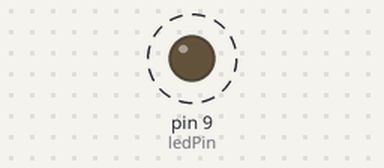
The sketch below on a simulated Arduino Uno, built with avr-gcc and run on an emulated ATmega328P. Shown: output pins drawn as LEDs (lit = HIGH). Dashed ring = blinking.

Above: at 0.6 s.
Timing chart, 0 to 5.9 s (numbered marks = the images above):
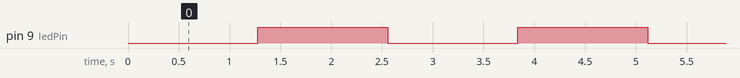

Measured:
- by itself, pin 9 (ledPin): alternates HIGH for 1.3 s and LOW for 1.3 s

The sketch:

boschTestBench.ino
```cpp
/**
 * @file pwm_timer_interrupt.ino
 * @brief Generate PWM using Timer1 with Selectable Frequencies on Arduino
 *
 * This program generates a PWM (Pulse Width Modulation) signal
 * using Timer1 interrupts on an Arduino. The user can select
 * from predefined frequencies for the PWM signal.
 *
 * @author Ahmed Abdelghany
 * @date 1/2/2024
 */

#include <avr/io.h>
#include <avr/interrupt.h>

const int ledPin = 9; ///< PWM output pin, typically connected to an LED.

/**
 * Predefined frequencies for the PWM signal.
 * FREQUENCY should be set to one of these values.
 */
#define FREQ_1KHZ 1999  ///< 1kHz frequency (Timer1 compare match value).
#define FREQ_2KHZ 999   ///< 2kHz frequency (Timer1 compare match value).
#define FREQ_5KHZ 399   ///< 5kHz frequency (Timer1 compare match value).
#define FREQ_0_5HZ 19999  ///< 0.5Hz frequency (2-second interval) (Timer1 compare match value).

#define FREQUENCY FREQ_0_5HZ  ///< Set the desired frequency here.

/**
 * @brief Initialize Timer1 in CTC (Clear Timer on Compare Match) mode.
 *
 * This function sets up Timer1, configuring the compare match register (OCR1A)
 * based on the selected frequency. It also enables timer interrupts
 * to trigger on compare match.
 */
void setup() {
  pinMode(ledPin, OUTPUT);

  noInterrupts(); // Disable interrupts while configuring Timer1.

  // Clear Timer1 Control Registers (TCCR1A and TCCR1B).
  TCCR1A = 0;
  TCCR1B = 0;

  // Set compare match register value and prescaler based on the predefined frequency.
  #if FREQUENCY == FREQ_1KHZ
    OCR1A = FREQ_1KHZ;
    TCCR1B |= (1 << CS12); // Prescaler 256 for 1 ms resolution.
  #elif FREQUENCY == FREQ_2KHZ
    OCR1A = FREQ_2KHZ;
    TCCR1B |= (1 << CS12); // Prescaler 256 for 0.5 ms resolution.
  #elif FREQUENCY == FREQ_5KHZ
    OCR1A = FREQ_5KHZ;
    TCCR1B |= (1 << CS12); // Prescaler 256 for 0.2 ms resolution.
  #elif FREQUENCY == FREQ_0_5HZ
    OCR1A = FREQ_0_5HZ;
    TCCR1B |= (1 << CS12) | (1 << CS10); // Prescaler 1024 for 2-second resolution.
  #else
    #error "Frequency not defined"
  #endif

  TCCR1B |= (1 << WGM12); // Configure for CTC mode.
  TIMSK1 |= (1 << OCIE1A); // Enable Timer1 compare match interrupt.

  interrupts(); // Enable global interrupts.
}

/**
 * @brief Interrupt Service Routine for Timer1 Compare Match.
 *
 * This ISR toggles the state of the LED pin on each Timer1 compare match,
 * effectively creating the PWM signal.
 */
ISR(TIMER1_COMPA_vect) {
  static bool ledState = false;
  digitalWrite(ledPin, ledState);
  ledState = !ledState;
}

/**
 * @brief Main loop function.
 *
 * The loop function is empty as PWM generation is handled entirely by the Timer interrupt.
 */
void loop() {
  // Empty loop since PWM is handled by Timer interrupt.
}
```
